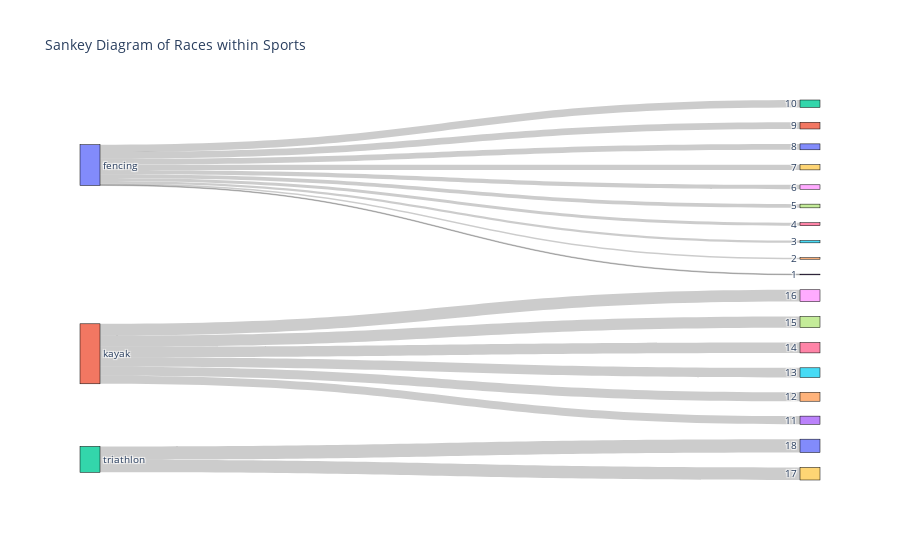

Write notebook code for a chart like this one.
### Markdown cell above
<span style="font-size:24px;">##Question 26:Create a sankey diagram to show the groups of race within each sport</span>

### Code cell
print("DataFrame:")
import plotly.graph_objects as go
print(ath.head())
# Create a count of races within each sport
sankey_data = ath.groupby(['sport', 'ID']).size().reset_index()

# Create a list of unique sports and races
sports = sankey_data['sport'].unique()
races = sankey_data['ID'].unique()

# Create a mapping for the indices of the nodes
sport_indices = {sport: i for i, sport in enumerate(sports)}
race_indices = {race: i + len(sports) for i, race in enumerate(races)}  # Offset by the number of sports

# Create the source and target lists for the Sankey diagram
sources = []
targets = []
values = []

for _, row in sankey_data.iterrows():
    sources.append(sport_indices[row['sport']])
    targets.append(race_indices[row['ID']])
    values.append(row['ID'])

# Create the Sankey diagram
fig = go.Figure(data=[go.Sankey(
    node=dict(
        pad=15,
        thickness=20,
        line=dict(color="black", width=0.5),
        label=list(sports) + list(races),  # Combine sports and races for labels
    ),
    link=dict(
        source=sources,
        target=targets,
        value=values,
    ))])

fig.update_layout(title_text="Sankey Diagram of Races within Sports", font_size=10)
fig.show()

### Figure 1 — Plotly figure (JSON) as saved in the notebook; plotly's stock layout.template omitted (floating-point values rounded to 4 significant figures)
{"data": [{"link": {"source": [0, 0, 0, 0, 0, 0, 0, 0, 0, 0, 1, 1, 1, 1, 1, 1, 2, 2], "target": [3, 4, 5, 6, 7, 8, 9, 10, 11, 12, 13, 14, 15, 16, 17, 18, 19, 20], "value": [1, 2, 3, 4, 5, 6, 7, 8, 9, 10, 11, 12, 13, 14, 15, 16, 17, 18]}, "node": {"label": ["fencing", "kayak", "triathlon", 1, 2, 3, 4, 5, 6, 7, 8, 9, 10, 11, 12, 13, 14, 15, 16, 17, 18], "line": {"color": "black", "width": 0.5}, "pad": 15, "thickness": 20}, "type": "sankey"}], "layout": {"autosize": true, "font": {"size": 10}, "title": {"text": "Sankey Diagram of Races within Sports"}}}
